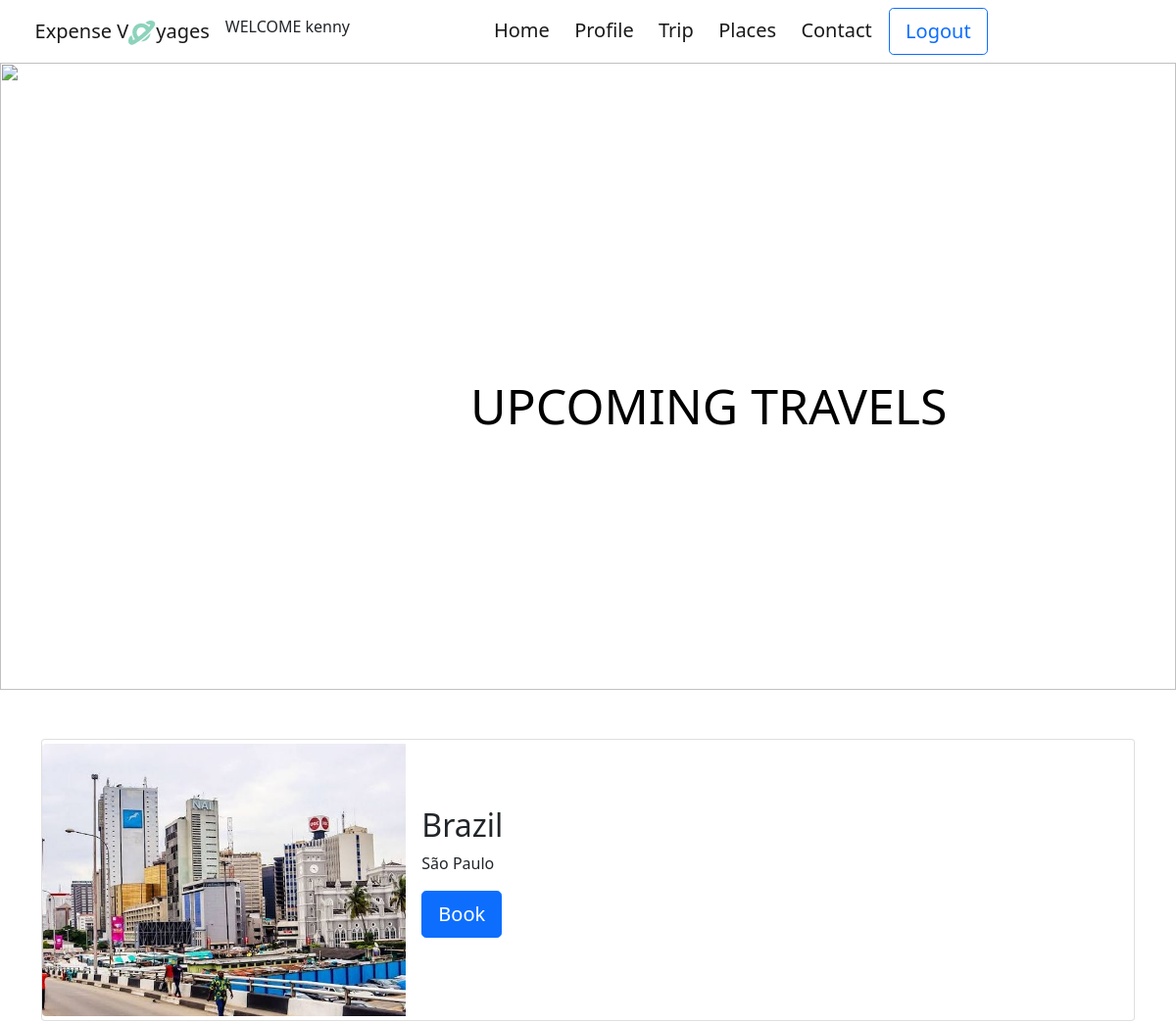
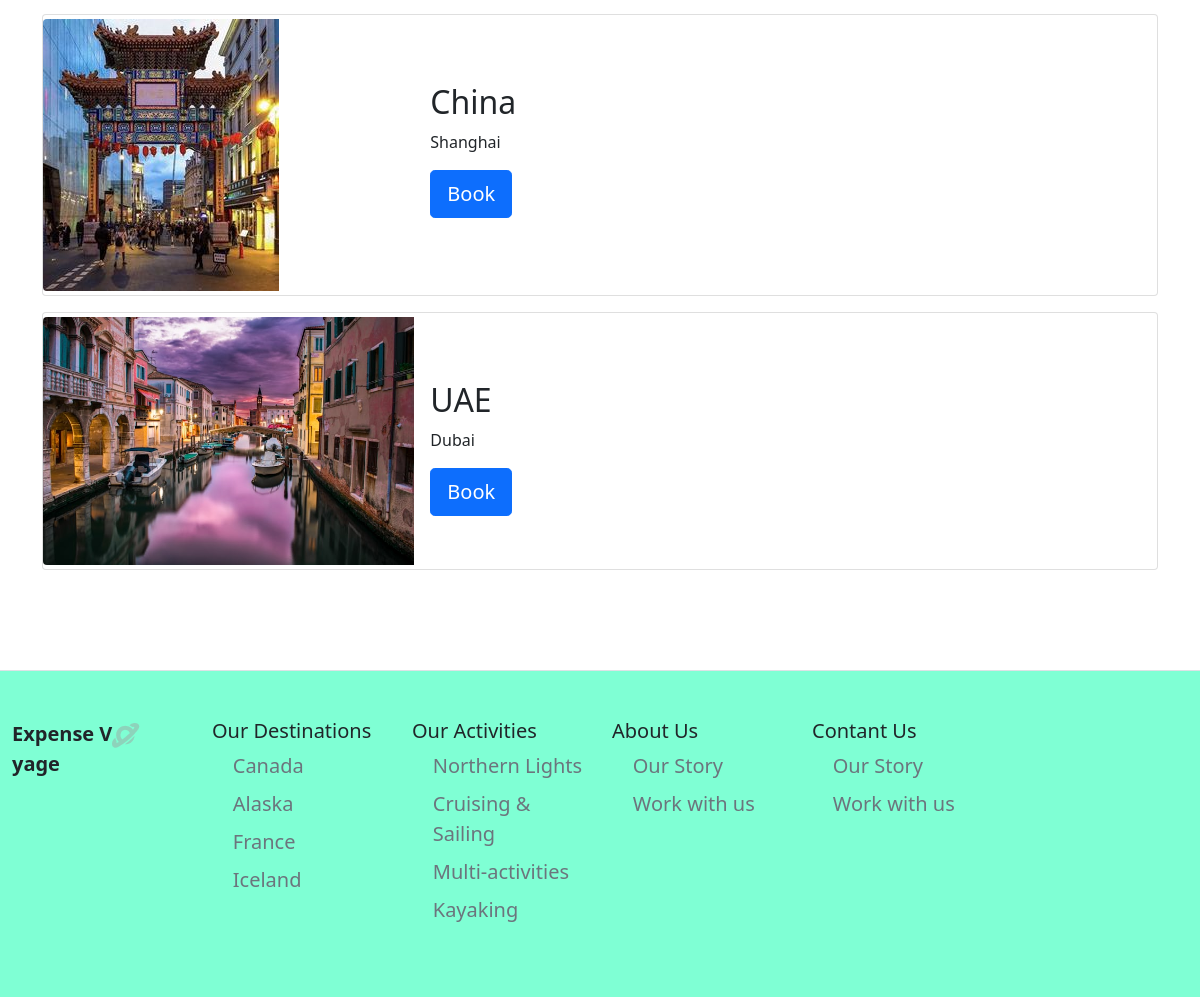
/upcoming/ (signed in), run on the app's committed database (2 pictures, top to bottom).
### main/models.py (models this page shows, shortened)
class Upcoming(models.Model):
    name = models.CharField(max_length=200, null=True, blank=True)
    country=models.CharField(max_length=200)
    country_city=models.CharField(max_length=200)
    img  =models.ImageField(upload_to='trip',default ='blank.png')

### main/views.py (the view)
# urls.py: path('upcoming/',views.upcoming, name='upcoming'),
@login_required(login_url='/login/')
def upcoming(request):
    upcomings =Upcoming.objects.all()
    return render(request,'upcoming.html',{
        'upcomings':upcomings
    })

### main/templates/upcoming.html
{% extends 'base.html' %}
{% load static %}
{% block css%}
<link rel="stylesheet" href={% static 'css/upcoming.css' %}>
{% endblock%}
{% block navbar %}
{% include 'nav.html'%}
{% endblock %}
{% block content%}
<section class="section1">
  <img src={% static 'img/1.png' %} alt="">
  <div>
      <h1 >UPCOMING TRAVELS</h1>
  </div>
</section>
<section class="section2">
    {% for upcoming in upcomings%}
          <div class="container">
            <div class="card mb-3 py-1" style="max-width: 1400px;" id="card">
              <div class="row g-0">
                <div class="col-md-4">
                  <img src={{upcoming.img.url}} class="img-fluid rounded-start" alt="..." >
                </div>
                <div class="col-md-8 mt-5">
                  <div class="card-body">
                    <h2 class="card-title">{{upcoming.name}}</h2>
                    <p class="card-text"> {{upcoming.country_city}}</p>
                    <a  class="btn btn-lg btn-primary">Book</a>
                  </div>
                </div>
              </div>
            </div>
          </div>
    {%endfor%}
    </section>
{% endblock %}

### main/templates/nav.html (shortened to what this page needs)
{% load static %}
    {% block css%}
    <link rel='stylesheet'  href={% static 'css/nav.css'%}>
    {% endblock%}
    <nav class="navbar navbar-expand-lg navbar-light ">
        <div class="container-fluid">
          <a class="navbar-brand " href="" id="logo" >Expense  V<img src={% static 'img/Group 6.png' %} alt="No_image">yages</a>
          <h6>WELCOME {{user.username}}</h6>
          <div class="collapse navbar-collapse" id="navbarNavDropdown">
            <ul class="navbar-nav">
                      <ul class="navbar-nav">
                        <li class="nav-item ">
                          <a class="nav-link active "  href={% url 'index'%}>Home</a>
                        </li>
                      <li class="nav-item">
                          <a class="nav-link active" href={% url 'profile' %}>Profile</a>
                      </li>
                            <li class="nav-item">
                              <a class="nav-link active " href={% url 'trip' %}>Trip</a>
                            </li>
                      <li class="nav-item ">
                        <a class="nav-link active " href={% url 'places' %}>Places</a>
                      </li>
                    <li class="nav-item ">
                      <a class="nav-link active " href={% url 'contact' %}>Contact</a>
                    </li>
                    {% if user.is_authenticated%}
                          <li class="nav-item " >
                            <a href={% url 'logout' %}>
                            <button class="btn btn-outline-primary btn-lg" >Logout</button>
                          </li>
                        {% else %}
                        <li class="nav-item " >
                          <a href={% url 'login' %}>
                          <button class="btn btn-outline-primary btn-lg" >Login</button>
                          </a>
                        </li>
                    {% endif %}
              </ul>
          </div>
        </div>
      </nav>

### static/css/upcoming.css (style rules this page uses)
.section1 { position: relative; }
.section1 img { width: 100%; background-size: cover; height: 80vh; }
.section1 div { position: absolute; text-align: center; top: 50%; left: 40%; color: black; }
.section1 div h1 { font-size: 50px; }
.section2 { margin-top: 50px; margin-bottom: 100px; }

### static/css/nav.css (style rules this page uses)
* { padding: 0; margin: 0; }
nav { background-color: white; }
ul { margin-left: 10%; }
ul li { padding-left: 2%; font-size: 20px; }
nav div div ul li button { padding:0px 3110px; }
#logo { font-size: 20px; font-weight: 500; margin-left: 2%; }

### data on the page
Upcoming: img (picture), name "Brazil", country_city "São Paulo"
Upcoming: img (picture), name "China", country_city "Shanghai"
Upcoming: img (picture), name "UAE", country_city "Dubai"

### other printed values
{{ user.username }} "kenny"
